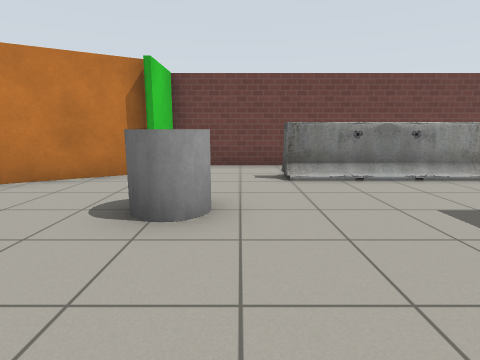
view 1 (above)

16 first-person views from a walk through a Gazebo world. The camera is 1 m above the floor, tilts 10° down and sees 80° across. Floor lines are 1 m apart. The floor is counted in squares, 1 m on a side. Each view is taken from the middle of a square. On the plan, view 1 faces up. The plan holds only what a view shows up to about 12 squares ahead; the rest is blank. Robots are left out. Gazebo's built-in surfaces are drawn with simple patterns. Some stock models are drawn as simple stand-ins. Some surface patterns are stand-ins.

view 2
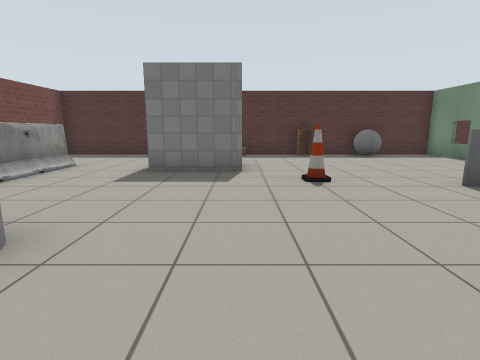

view 3
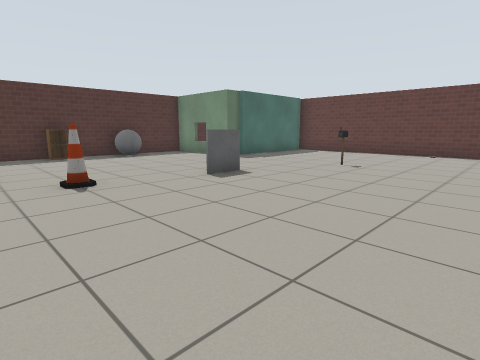

view 4
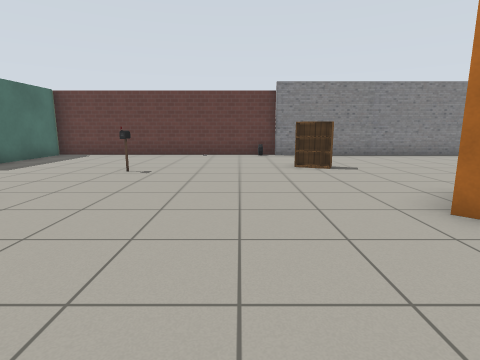

view 5
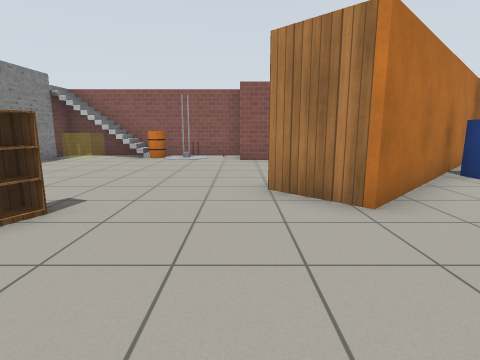

view 6
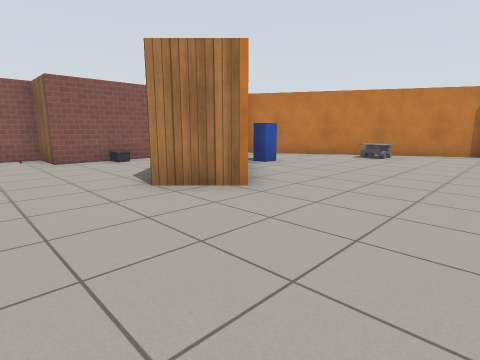

view 7
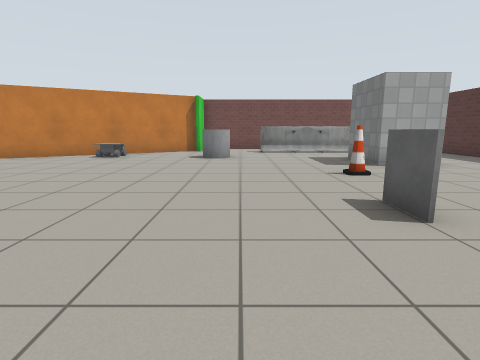

view 8
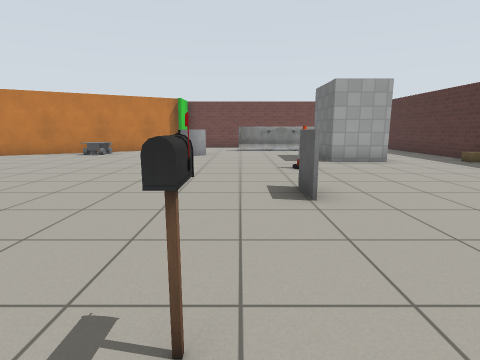

view 9
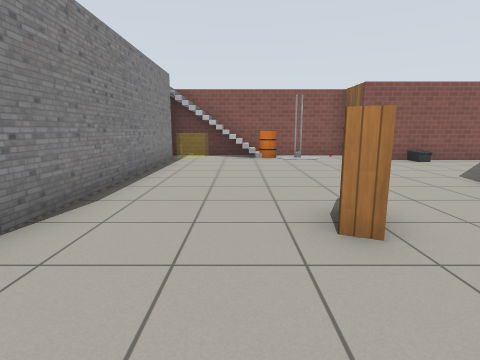

view 10
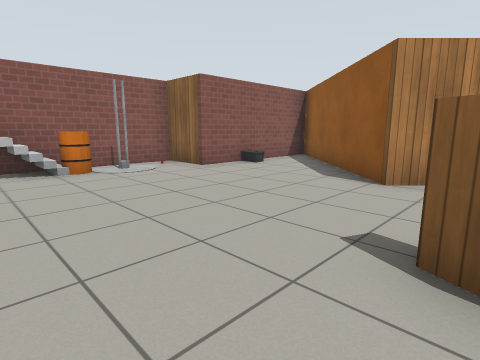

view 11
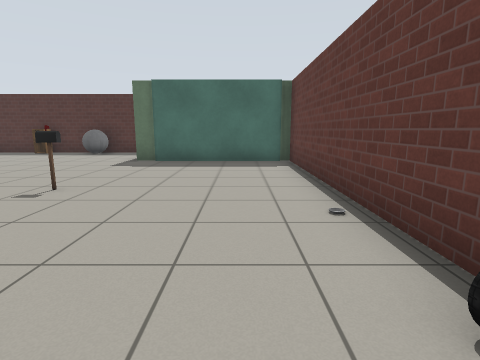

view 12
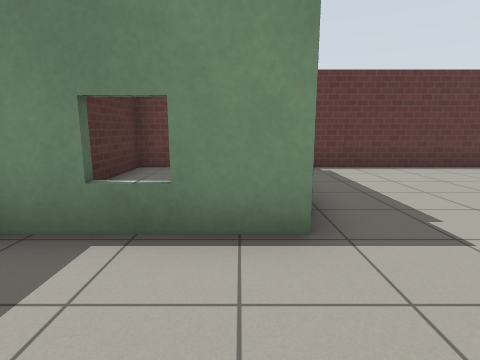

view 13
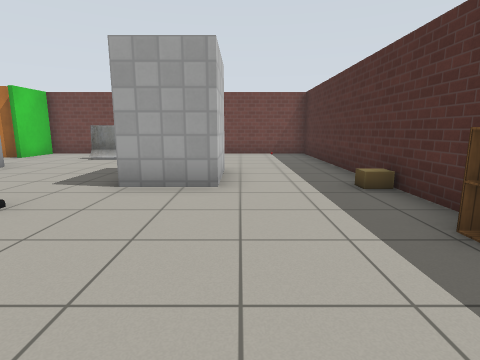

view 14
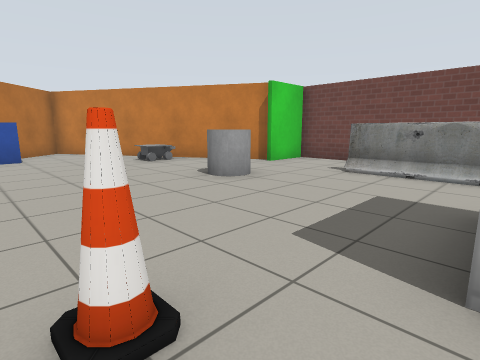

view 15
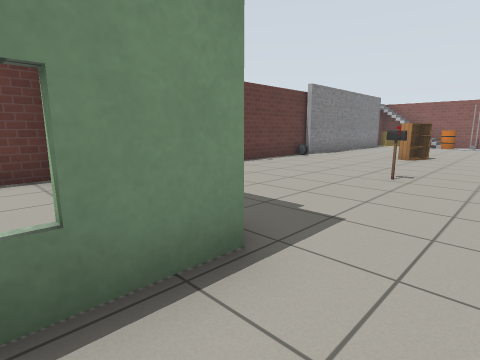

view 16
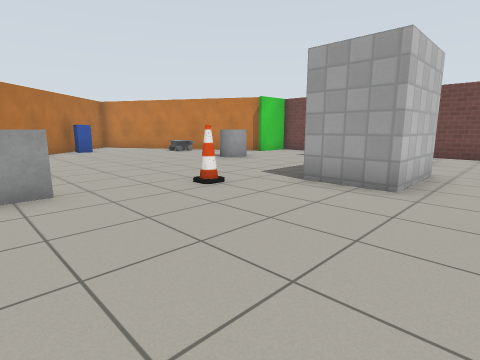

### Floor plan
Points are (right, up) in squares from view 1. A wall is a line through its corners. A room is listed if a view was taken in it or the views show most of it. See-through windows are left out.
Room 1 (views 1, 2, 3, 4, 5, 6, 7, 8, 9, 10, 11, 12, 13, 14, 15, 16)
walls: (5.3, -7.4) (5.3, -6.6) (8.7, -6.6); (-3.6, -11.6) (5.3, -11.6) (5.3, -11.3); (5.6, 3.3) (5.6, 1) (3.9, 1) (3.9, 3.2); (-2, 6.6) (-9.9, 2.1) (-4.5, -3.3) (-5.7, -4.5) (-10.5, 0.2) (-10.5, -5) (-12.3, -5) (-12.3, -10.6); (5.1, -11.4) (5.1, -7.3); (8.7, -7.1) (8.7, 8.1) (-1.8, 8.1) (-1.8, 6.2); (-10.2, -11.3) (-3.6, -11.3)
ways out: open door at (5, -9) to room 2
objects: other object (-12, -6); barrel (-11, -8); other object (-11, -7); other object (-10, -3); postbox (-7, 0); other object (-5, 4); bookshelf (-4, -8); car (-3, -11); grey cylinder (-1, 3) to (-1, 4); postbox (1, -7); barrier (1, 6) to (5, 6); grey box (2, -4) to (2, -3); cone (3, 0); grey ball (8, -4); cabinet (8, -2); cardboard box (8, 1)
Room 2 (no view inside)
walls: (5.6, -11.6) (8.7, -11.6) (8.7, -7.1)
ways out: open door at (5, -9) to room 1

Where each view was taken, in squares from view 1:
view 1: 0 up, 0 right, facing up
view 2: 1 up, 3 left, facing right
view 3: 1 up, 3 left, facing down-right
view 4: 0 up, 2 left, facing down
view 5: 5 down, 1 left, facing left
view 6: 7 down, 1 left, facing up-left
view 7: 7 down, 0 right, facing up
view 8: 8 down, 1 right, facing up
view 9: 9 down, 1 left, facing left
view 10: 10 down, 4 left, facing up-left
view 11: 10 down, 4 left, facing right
view 12: 4 down, 6 right, facing down
view 13: 4 down, 6 right, facing up
view 14: 1 down, 4 right, facing up-left
view 15: 5 down, 7 right, facing down-left
view 16: 4 down, 7 right, facing up-left
